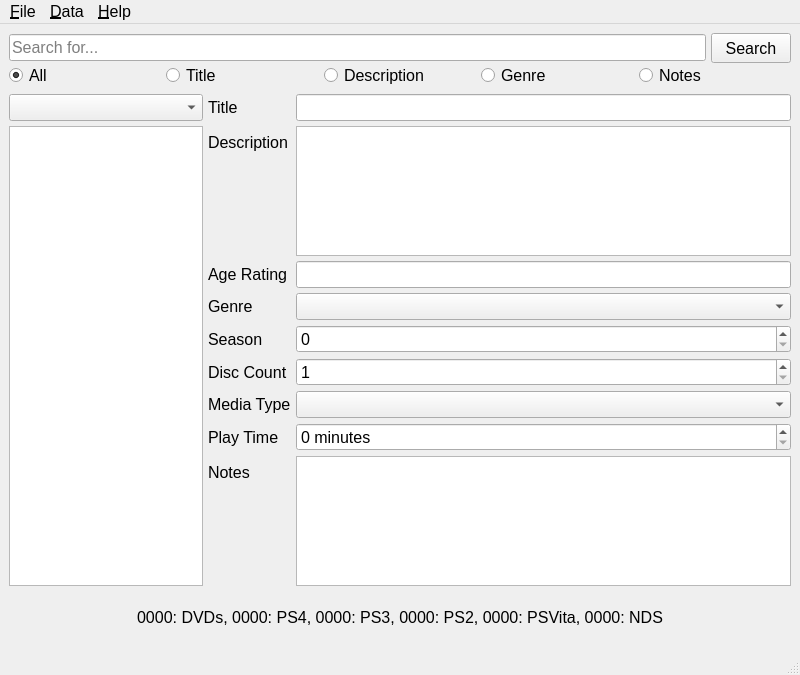
<?xml version="1.0" encoding="UTF-8"?>
<ui version="4.0">
 <class>MainWindow</class>
 <widget class="QMainWindow" name="MainWindow">
  <property name="geometry">
   <rect>
    <x>0</x>
    <y>0</y>
    <width>800</width>
    <height>675</height>
   </rect>
  </property>
  <property name="minimumSize">
   <size>
    <width>800</width>
    <height>675</height>
   </size>
  </property>
  <property name="font">
   <font>
    <family>Arial</family>
    <pointsize>12</pointsize>
   </font>
  </property>
  <property name="windowTitle">
   <string>Media Database</string>
  </property>
  <widget class="QWidget" name="main_window">
   <layout class="QGridLayout" name="gl_main_window">
    <item row="0" column="0">
     <layout class="QVBoxLayout" name="vl_search">
      <property name="spacing">
       <number>0</number>
      </property>
      <item>
       <layout class="QHBoxLayout" name="hl_search_bar">
        <property name="spacing">
         <number>5</number>
        </property>
        <item>
         <widget class="QLineEdit" name="le_search_bar">
          <property name="font">
           <font>
            <family>Arial</family>
            <pointsize>12</pointsize>
           </font>
          </property>
          <property name="placeholderText">
           <string>Search for...</string>
          </property>
         </widget>
        </item>
        <item>
         <widget class="QPushButton" name="btn_search">
          <property name="minimumSize">
           <size>
            <width>0</width>
            <height>30</height>
           </size>
          </property>
          <property name="font">
           <font>
            <family>Arial</family>
            <pointsize>12</pointsize>
           </font>
          </property>
          <property name="text">
           <string>Search</string>
          </property>
         </widget>
        </item>
       </layout>
      </item>
      <item>
       <layout class="QHBoxLayout" name="hl_search_options">
        <property name="spacing">
         <number>5</number>
        </property>
        <item>
         <widget class="QRadioButton" name="rb_all">
          <property name="font">
           <font>
            <family>Arial</family>
            <pointsize>12</pointsize>
           </font>
          </property>
          <property name="text">
           <string>All</string>
          </property>
          <property name="checked">
           <bool>true</bool>
          </property>
         </widget>
        </item>
        <item>
         <widget class="QRadioButton" name="rb_title">
          <property name="font">
           <font>
            <family>Arial</family>
            <pointsize>12</pointsize>
           </font>
          </property>
          <property name="text">
           <string>Title</string>
          </property>
         </widget>
        </item>
        <item>
         <widget class="QRadioButton" name="rb_description">
          <property name="font">
           <font>
            <family>Arial</family>
            <pointsize>12</pointsize>
           </font>
          </property>
          <property name="text">
           <string>Description</string>
          </property>
         </widget>
        </item>
        <item>
         <widget class="QRadioButton" name="rb_genre">
          <property name="font">
           <font>
            <family>Arial</family>
            <pointsize>12</pointsize>
           </font>
          </property>
          <property name="text">
           <string>Genre</string>
          </property>
         </widget>
        </item>
        <item>
         <widget class="QRadioButton" name="rb_notes">
          <property name="font">
           <font>
            <family>Arial</family>
            <pointsize>12</pointsize>
           </font>
          </property>
          <property name="text">
           <string>Notes</string>
          </property>
         </widget>
        </item>
       </layout>
      </item>
     </layout>
    </item>
    <item row="1" column="0">
     <layout class="QHBoxLayout" name="hl_media_display" stretch="1,3">
      <property name="spacing">
       <number>5</number>
      </property>
      <item>
       <layout class="QVBoxLayout" name="vl_database_display">
        <property name="spacing">
         <number>5</number>
        </property>
        <item>
         <widget class="QComboBox" name="cb_media_list_filter">
          <property name="font">
           <font>
            <family>Arial</family>
            <pointsize>12</pointsize>
           </font>
          </property>
         </widget>
        </item>
        <item>
         <widget class="QListWidget" name="lst_media_list">
          <property name="font">
           <font>
            <family>Arial</family>
            <pointsize>12</pointsize>
           </font>
          </property>
          <property name="sortingEnabled">
           <bool>true</bool>
          </property>
         </widget>
        </item>
       </layout>
      </item>
      <item>
       <layout class="QFormLayout" name="fl_info">
        <property name="horizontalSpacing">
         <number>5</number>
        </property>
        <property name="verticalSpacing">
         <number>5</number>
        </property>
        <item row="0" column="0">
         <widget class="QLabel" name="lbl_Title">
          <property name="font">
           <font>
            <family>Arial</family>
            <pointsize>12</pointsize>
           </font>
          </property>
          <property name="text">
           <string>Title</string>
          </property>
         </widget>
        </item>
        <item row="0" column="1">
         <widget class="QLineEdit" name="le_title">
          <property name="font">
           <font>
            <family>Arial</family>
            <pointsize>12</pointsize>
           </font>
          </property>
         </widget>
        </item>
        <item row="1" column="0">
         <widget class="QLabel" name="lbl_description">
          <property name="font">
           <font>
            <family>Arial</family>
            <pointsize>12</pointsize>
           </font>
          </property>
          <property name="text">
           <string>Description</string>
          </property>
         </widget>
        </item>
        <item row="3" column="0">
         <widget class="QLabel" name="lbl_genre">
          <property name="font">
           <font>
            <family>Arial</family>
            <pointsize>12</pointsize>
           </font>
          </property>
          <property name="text">
           <string>Genre</string>
          </property>
         </widget>
        </item>
        <item row="5" column="0">
         <widget class="QLabel" name="lbl_season">
          <property name="font">
           <font>
            <family>Arial</family>
            <pointsize>12</pointsize>
           </font>
          </property>
          <property name="text">
           <string>Season</string>
          </property>
         </widget>
        </item>
        <item row="6" column="0">
         <widget class="QLabel" name="lbl_disc_count">
          <property name="font">
           <font>
            <family>Arial</family>
            <pointsize>12</pointsize>
           </font>
          </property>
          <property name="text">
           <string>Disc Count</string>
          </property>
         </widget>
        </item>
        <item row="8" column="0">
         <widget class="QLabel" name="lbl_media_type">
          <property name="font">
           <font>
            <family>Arial</family>
            <pointsize>12</pointsize>
           </font>
          </property>
          <property name="text">
           <string>Media Type</string>
          </property>
         </widget>
        </item>
        <item row="2" column="0">
         <widget class="QLabel" name="lbl_age_rating">
          <property name="font">
           <font>
            <family>Arial</family>
            <pointsize>12</pointsize>
           </font>
          </property>
          <property name="text">
           <string>Age Rating</string>
          </property>
         </widget>
        </item>
        <item row="1" column="1">
         <widget class="QPlainTextEdit" name="te_description">
          <property name="font">
           <font>
            <family>Arial</family>
            <pointsize>12</pointsize>
           </font>
          </property>
          <property name="tabChangesFocus">
           <bool>true</bool>
          </property>
         </widget>
        </item>
        <item row="2" column="1">
         <widget class="QLineEdit" name="le_age_rating">
          <property name="font">
           <font>
            <family>Arial</family>
            <pointsize>12</pointsize>
           </font>
          </property>
         </widget>
        </item>
        <item row="5" column="1">
         <widget class="QSpinBox" name="sb_season">
          <property name="font">
           <font>
            <family>Arial</family>
            <pointsize>12</pointsize>
           </font>
          </property>
         </widget>
        </item>
        <item row="6" column="1">
         <widget class="QSpinBox" name="sb_disc_count">
          <property name="font">
           <font>
            <family>Arial</family>
            <pointsize>12</pointsize>
           </font>
          </property>
          <property name="minimum">
           <number>1</number>
          </property>
         </widget>
        </item>
        <item row="9" column="0">
         <widget class="QLabel" name="lbl_play_time">
          <property name="font">
           <font>
            <family>Arial</family>
            <pointsize>12</pointsize>
           </font>
          </property>
          <property name="text">
           <string>Play Time</string>
          </property>
         </widget>
        </item>
        <item row="9" column="1">
         <widget class="QSpinBox" name="sb_play_time">
          <property name="font">
           <font>
            <family>Arial</family>
            <pointsize>12</pointsize>
           </font>
          </property>
          <property name="suffix">
           <string> minutes</string>
          </property>
          <property name="maximum">
           <number>25000</number>
          </property>
         </widget>
        </item>
        <item row="3" column="1">
         <widget class="QComboBox" name="cb_genre">
          <property name="font">
           <font>
            <family>Arial</family>
            <pointsize>12</pointsize>
           </font>
          </property>
         </widget>
        </item>
        <item row="8" column="1">
         <widget class="QComboBox" name="cb_media_type">
          <property name="font">
           <font>
            <family>Arial</family>
            <pointsize>12</pointsize>
           </font>
          </property>
         </widget>
        </item>
        <item row="10" column="0">
         <widget class="QLabel" name="lbl_notes">
          <property name="font">
           <font>
            <family>Arial</family>
            <pointsize>12</pointsize>
           </font>
          </property>
          <property name="text">
           <string>Notes</string>
          </property>
         </widget>
        </item>
        <item row="10" column="1">
         <widget class="QPlainTextEdit" name="te_notes">
          <property name="font">
           <font>
            <family>Arial</family>
            <pointsize>12</pointsize>
           </font>
          </property>
          <property name="tabChangesFocus">
           <bool>true</bool>
          </property>
         </widget>
        </item>
       </layout>
      </item>
     </layout>
    </item>
    <item row="2" column="0">
     <layout class="QHBoxLayout" name="hl_status">
      <property name="spacing">
       <number>5</number>
      </property>
      <item>
       <widget class="QLabel" name="lbl_status">
        <property name="minimumSize">
         <size>
          <width>0</width>
          <height>50</height>
         </size>
        </property>
        <property name="font">
         <font>
          <family>Arial</family>
          <pointsize>12</pointsize>
         </font>
        </property>
        <property name="text">
         <string>0000: DVDs, 0000: PS4, 0000: PS3, 0000: PS2, 0000: PSVita, 0000: NDS</string>
        </property>
        <property name="alignment">
         <set>Qt::AlignCenter</set>
        </property>
        <property name="wordWrap">
         <bool>true</bool>
        </property>
       </widget>
      </item>
     </layout>
    </item>
   </layout>
  </widget>
  <widget class="QMenuBar" name="menubar">
   <property name="geometry">
    <rect>
     <x>0</x>
     <y>0</y>
     <width>800</width>
     <height>26</height>
    </rect>
   </property>
   <widget class="QMenu" name="menuFile">
    <property name="title">
     <string>&amp;File</string>
    </property>
    <addaction name="actionClear_UI"/>
    <addaction name="separator"/>
    <addaction name="actionQuit"/>
   </widget>
   <widget class="QMenu" name="menuData">
    <property name="title">
     <string>&amp;Data</string>
    </property>
    <addaction name="actionAdd_Entry"/>
    <addaction name="actionDelete_Entry"/>
    <addaction name="actionUpdate_Entry"/>
    <addaction name="separator"/>
    <addaction name="actionEdit_Genres"/>
    <addaction name="actionConvert_Genres"/>
    <addaction name="separator"/>
    <addaction name="actionEdit_Media_Types"/>
    <addaction name="actionConvert_Types"/>
   </widget>
   <widget class="QMenu" name="menuHelp">
    <property name="title">
     <string>&amp;Help</string>
    </property>
    <addaction name="actionAbout"/>
   </widget>
   <addaction name="menuFile"/>
   <addaction name="menuData"/>
   <addaction name="menuHelp"/>
  </widget>
  <widget class="QStatusBar" name="statusbar"/>
  <action name="actionQuit">
   <property name="text">
    <string>&amp;Quit</string>
   </property>
   <property name="autoRepeat">
    <bool>false</bool>
   </property>
  </action>
  <action name="actionAdd_Entry">
   <property name="text">
    <string>Add</string>
   </property>
   <property name="shortcut">
    <string>Alt+A</string>
   </property>
   <property name="autoRepeat">
    <bool>false</bool>
   </property>
  </action>
  <action name="actionDelete_Entry">
   <property name="text">
    <string>Delete</string>
   </property>
   <property name="autoRepeat">
    <bool>false</bool>
   </property>
  </action>
  <action name="actionUpdate_Entry">
   <property name="text">
    <string>Update</string>
   </property>
   <property name="shortcut">
    <string>Alt+U</string>
   </property>
   <property name="autoRepeat">
    <bool>false</bool>
   </property>
  </action>
  <action name="actionSettings">
   <property name="text">
    <string>Settings</string>
   </property>
   <property name="autoRepeat">
    <bool>false</bool>
   </property>
  </action>
  <action name="actionEdit_Genres">
   <property name="text">
    <string>Edit &amp;Genres</string>
   </property>
   <property name="statusTip">
    <string>Alows the addition and delition of different genres.</string>
   </property>
   <property name="shortcut">
    <string>Alt+G</string>
   </property>
   <property name="autoRepeat">
    <bool>false</bool>
   </property>
  </action>
  <action name="actionEdit_Media_Types">
   <property name="text">
    <string>Edit &amp;Media Types</string>
   </property>
   <property name="statusTip">
    <string>Allows the addition and deletion of different media types.</string>
   </property>
   <property name="shortcut">
    <string>Alt+M</string>
   </property>
   <property name="autoRepeat">
    <bool>false</bool>
   </property>
  </action>
  <action name="actionDelete_Genre">
   <property name="text">
    <string>Delete Genre</string>
   </property>
   <property name="autoRepeat">
    <bool>false</bool>
   </property>
  </action>
  <action name="actionDelete_Media_Type">
   <property name="text">
    <string>Delete Media Type</string>
   </property>
   <property name="autoRepeat">
    <bool>false</bool>
   </property>
  </action>
  <action name="actionAbout">
   <property name="text">
    <string>&amp;About</string>
   </property>
   <property name="autoRepeat">
    <bool>false</bool>
   </property>
  </action>
  <action name="actionClear_UI">
   <property name="text">
    <string>Clear &amp;UI</string>
   </property>
   <property name="shortcut">
    <string>Esc</string>
   </property>
   <property name="autoRepeat">
    <bool>false</bool>
   </property>
  </action>
  <action name="actionConvert_Types">
   <property name="text">
    <string>Convert &amp;Types</string>
   </property>
  </action>
  <action name="actionConvert_Genres">
   <property name="text">
    <string>Convert Gen&amp;res</string>
   </property>
  </action>
 </widget>
 <tabstops>
  <tabstop>le_search_bar</tabstop>
  <tabstop>btn_search</tabstop>
  <tabstop>rb_all</tabstop>
  <tabstop>rb_title</tabstop>
  <tabstop>rb_description</tabstop>
  <tabstop>rb_genre</tabstop>
  <tabstop>rb_notes</tabstop>
  <tabstop>cb_media_list_filter</tabstop>
  <tabstop>lst_media_list</tabstop>
  <tabstop>le_title</tabstop>
  <tabstop>te_description</tabstop>
  <tabstop>le_age_rating</tabstop>
  <tabstop>cb_genre</tabstop>
  <tabstop>sb_season</tabstop>
  <tabstop>sb_disc_count</tabstop>
  <tabstop>cb_media_type</tabstop>
  <tabstop>sb_play_time</tabstop>
  <tabstop>te_notes</tabstop>
 </tabstops>
 <resources/>
 <connections>
  <connection>
   <sender>le_search_bar</sender>
   <signal>returnPressed()</signal>
   <receiver>btn_search</receiver>
   <slot>click()</slot>
   <hints>
    <hint type="sourcelabel">
     <x>628</x>
     <y>61</y>
    </hint>
    <hint type="destinationlabel">
     <x>713</x>
     <y>54</y>
    </hint>
   </hints>
  </connection>
 </connections>
</ui>
